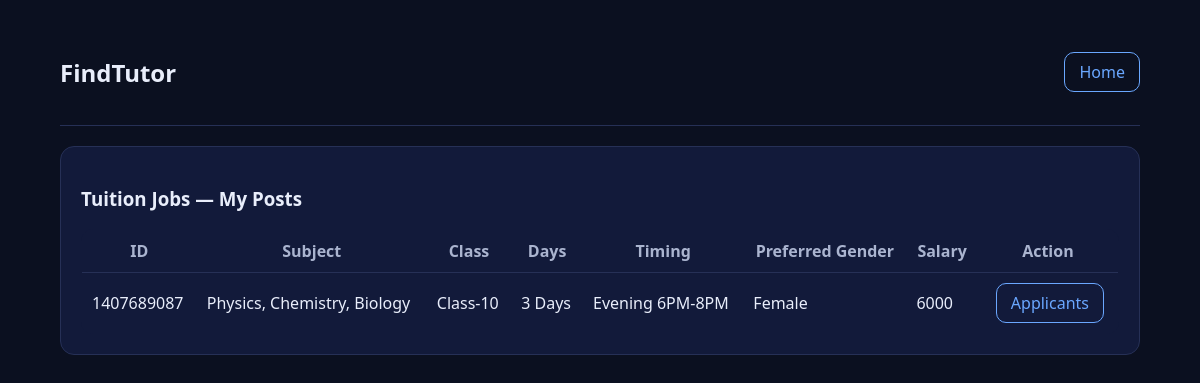
The page /jobs_list.php?mine=1 (signed in) on the database its author committed.
### tables this page shows
CREATE TABLE `tuitionjob` (
  `TuitionID` int(10) NOT NULL,
  `Salary` int(6) DEFAULT NULL,
  `Timing` varchar(30) DEFAULT NULL,
  `Class` varchar(30) DEFAULT NULL,
  `Days` varchar(30) DEFAULT NULL,
  `Subject` varchar(30) DEFAULT NULL,
  `Preferred_teacher_gender` varchar(6) DEFAULT NULL,
  `GID` int(7) DEFAULT NULL
);

### _init.php (called while the page is built, shortened)
<?php
function current_user(){ return $_SESSION["user"] ?? null; }
?>

### jobs_list.php (the view, shortened to what this page needs)
<?php
require_once __DIR__ . "/_init.php";
$u=current_user();
$mine = isset($_GET["mine"]) ? intval($_GET["mine"]) : 0;
$sql="SELECT t.TuitionID, t.Salary, t.Timing, t.Class, t.Days, t.Subject, t.Preferred_teacher_gender, t.GID
      FROM tuitionjob t
      WHERE t.TuitionID NOT IN (SELECT TuitionID FROM apply WHERE AppliedStatus='Confirmed')";
if($mine && $u["role"]==="guardian"){ $sql.=" AND t.GID=?"; $stmt=$conn->prepare($sql); $gid=intval($u["id"]); $stmt->bind_param("i",$gid); }
else { $stmt=$conn->prepare($sql); }
$stmt->execute(); $res=$stmt->get_result(); $rows=[]; while($row=$res->fetch_assoc()) $rows[]=$row; $stmt->close();
$isTeacher = $u["role"]==="teacher"; $tid = $isTeacher ? intval($u["id"]) : 0;
$teacherGender = $isTeacher ? get_user_gender($conn,$tid) : null; $verified = $isTeacher ? is_teacher_verified($conn,$tid) : false;
$applied=[]; if($isTeacher){ $st=$conn->prepare("SELECT TuitionID FROM apply WHERE TID=?"); $st->bind_param("i",$tid); $st->execute(); $rs=$st->get_result();
  while($r=$rs->fetch_assoc()) $applied[intval($r["TuitionID"])]=true; $st->close(); }
?>
<!DOCTYPE html>
<html><head><meta charset="utf-8"><title>Tuition Jobs</title>
<meta name="viewport" content="width=device-width, initial-scale=1"><link rel="stylesheet" href="styles.css" /></head>
<body>
<div class="nav container"><h2>FindTutor</h2><div><a class="btn" href="index.php">Home</a></div></div>
<div class="container card">
<h3>Tuition Jobs<?php if($mine && $u["role"]==="guardian") echo " — My Posts"; ?></h3>
<table><thead><tr><th>ID</th><th>Subject</th><th>Class</th><th>Days</th><th>Timing</th><th>Preferred Gender</th><th>Salary</th><th>Action</th></tr></thead>
<tbody>
<?php if(empty($rows)): ?><tr><td colspan="8">No jobs found.</td></tr>
<?php else: foreach($rows as $r): $allowed=true; if($isTeacher){ $pref=$r["Preferred_teacher_gender"]; if($pref!=="Any" && strcasecmp($pref,$teacherGender)!==0) $allowed=false; } ?>
<tr>
  <td><?php echo htmlspecialchars($r["TuitionID"]); ?></td>
  <td><?php echo htmlspecialchars($r["Subject"]); ?></td>
  <td><?php echo htmlspecialchars($r["Class"]); ?></td>
  <td><?php echo htmlspecialchars($r["Days"]); ?></td>
  <td><?php echo htmlspecialchars($r["Timing"]); ?></td>
  <td><?php echo htmlspecialchars($r["Preferred_teacher_gender"]); ?></td>
  <td><?php echo htmlspecialchars($r["Salary"]); ?></td>
  <td>
    <?php if($u["role"]==="teacher"): ?>
      <?php if(!$verified): ?><span class="badge">Verify to apply</span>
      <?php elseif(!$allowed): ?><span class="badge">Not eligible</span>
      <?php elseif(isset($applied[intval($r["TuitionID"])])): ?><span class="badge">Applied</span>
      <?php else: ?><a class="btn" href="jobs_apply.php?tid=<?php echo urlencode($r["TuitionID"]); ?>">Apply</a><?php endif; ?>
    <?php else: ?>
      <?php if($mine && intval($u["id"])===intval($r["GID"])): ?>
        <a class="btn" href="applications_list.php?tuition_id=<?php echo urlencode($r["TuitionID"]); ?>">Applicants</a>
      <?php else: ?><span class="badge">—</span><?php endif; ?>
    <?php endif; ?>
  </td>
</tr>
<?php endforeach; endif; ?>
</tbody></table>
</div></body></html>

### styles.css (style rules this page uses)
:root { --bg:#0b1020;--bg-soft:#0f1630;--card:#121a3a;--text:#e9eefb;--muted:#aab4cf;--border:#263056;--primary:#6aa7ff;--success:#2ad38b;--error:#ff6b6b; }
* { box-sizing:border-box }
body { margin:0;background:var(--bg);color:var(--text);font-family:system-ui,Segoe UI,Roboto,Arial,sans-serif }
a { color:var(--primary);text-decoration:none }
.container { max-width:1080px;margin:20px auto;padding:0 16px }
.nav { display:flex;justify-content:space-between;align-items:center;padding:16px 0;border-bottom:1px solid var(--border) }
.btn { display:inline-block;margin-left:8px;padding:8px 14px;border:1px solid var(--primary);border-radius:10px;color:var(--primary) }
.card { background:var(--card);border:1px solid var(--border);border-radius:14px;padding:20px;margin-top:16px }
table { width:100%;border-collapse:collapse;margin-top:12px;background:var(--card);border:1px solid var(--border);border-radius:12px;overflow:hidden }
th,td { padding:10px;border-bottom:1px solid var(--border) }
th { color:var(--muted) }

### rows shown on the page
tuitionjob: TuitionID "1407689087", Subject "Physics, Chemistry, Biology", Class "Class-10", Days "3 Days", Timing "Evening 6PM-8PM", Preferred_teacher_gender "Female", Salary "6000"
